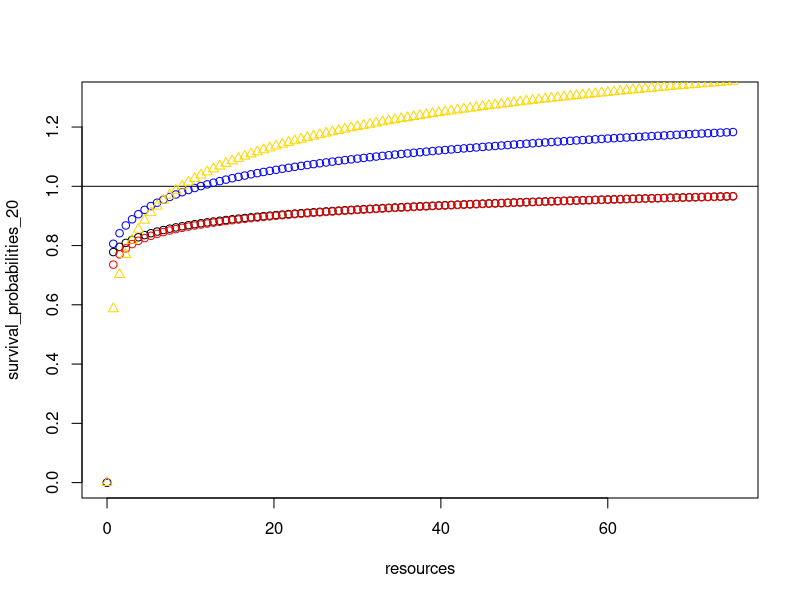
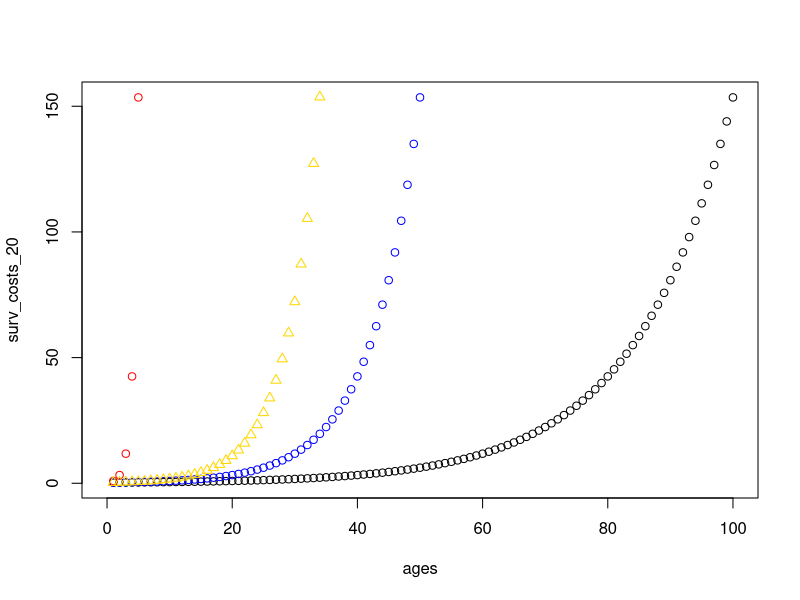
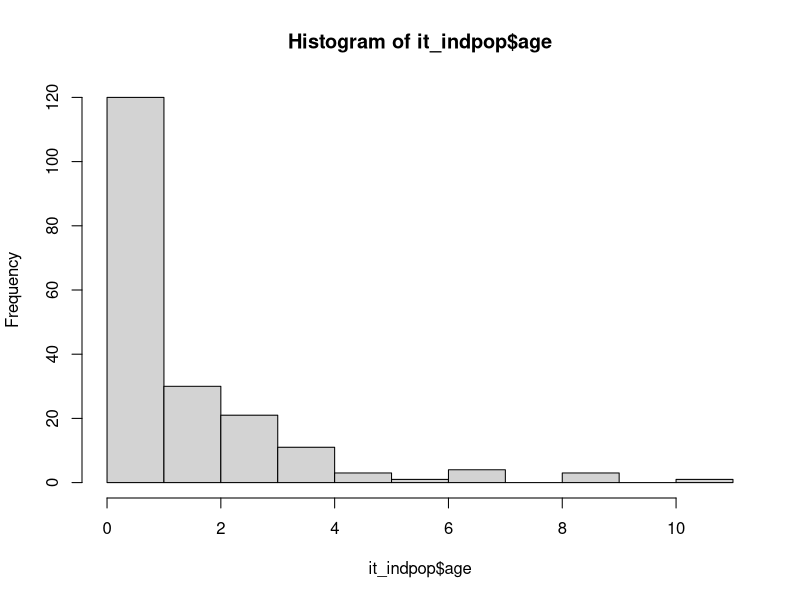

These figures' R source, in order:
## ---- chunk 1
knitr::opts_chunk$set(echo = TRUE)
Sys.setlocale("LC_TIME", "C")
#install.packages("tidyverse")
library(tidyverse)
## ---- chunk 2
#life cycle variability database
lcv_pop <- data.frame(lng_var=NA,lro_var=NA,age_repro_i_var=NA,ibi_var=NA)
#check data frame
head(lcv_pop)

#individual final outcome database
final_indpop <- data.frame(id=1:1000,age=rep(NA,length.out=1000),prod_n=rep(NA,length.out=1000),prod=rep(NA,length.out=1000),cons=rep(NA,length.out=1000),lro=rep(NA,length.out=1000),afr=rep(NA,length.out=1000),alr=rep(NA,length.out=1000),av_ibi=rep(NA,length.out=1000))
#check data frame
head(final_indpop)

#individual multiple iterations
it_indpop_mult <- data.frame(id=1:1000,surv_1=rep(NA,length.out=1000),prod_1=rep(0,length.out=1000),cons_1=rep(NA,length.out=1000),repro_1=rep(0,length.out=1000))

#individual one iteration database
it_indpop <- data.frame(id=1:1000,surv=rep(NA,length.out=1000),age=rep(0,length.out=1000),prod_o=rep(NA,length.out=1000),prod_a=rep(1,length.out=1000),cons=rep(NA,length.out=1000),repro=rep(NA,length.out=1000))
## ---- chunk 3
####values are made up for now

#survival
#probability of surviving
surv_p <- 0.75
#cost of surviving
surv_c <- 0.25
#age-specific cost of surviving
surv_c_age <- c(surv_c,surv_c*exp(exp(surv_c)/20*c(1:100))) 

#reproduction
#probability
repro_p <- 0.5
#cost of reproduction
repro_c <- 0.25
#age-specific cost of reproduction
repro_c_age <- c(repro_c,repro_c*exp(exp(repro_c)/20*c(1:100)))
#number of descendants per reproduction
repro_n <- 1

#production
#probability
prod_p <- 0.5
#amount of resources produced
prod_n <- 1

#consumption
#amount of resources consumed
cons <- 0.25
## ---- chunk 4
#survival
survive <- function(it_indpop){
  if(it_indpop$prod_a[i] >= surv_c_age[it_indpop$age[i]+1] & runif(1,min=0,max=1)<(surv_p+log(it_indpop$prod_a[i]+1)/20)){
  it_indpop$surv[i] <- 1
  }
  else{
  it_indpop$surv[i] <- 0
  }
  return(it_indpop$surv)
}

#Pablo:
#I think a solution for the "weighting" problem is to make the survival depend on having the resources or not, so if you don't have the resources you definitely die, and if you have them you go through the random option of surviving or not.
# From Dieter: I think this goes back to the discussion in the TICEL meeting, about the function that links inputs to outputs. To me, for survival, there are two steps: first, assign an individual specific level of survival depending on the resources. So there is a function that links resources to a probability. Maybe the easiest is something similar to what you have: when resources are below a critical threshold, individuals will definitely die; if resources reach that threshold, there is a baseline survival probability; if individuals have more resources, their survival probability increases. That increase probably follows a logarithmic function, with additional resources leading to smaller increases. The second step is that we draw a random number for this individual between 0 and 1 (runif(1,min=0,max=1)) and see whether that number is smaller than the probability to survive. Here is such a suggestion. I am dividing the log benefit by 20 to bring it onto the relevant scale - so if the baseline survival is 0.75, and individual with 100 resources will now have a survival of 0.75 + log(100)/20 = 0.75 + 0.23 = 0.98. With this example, most individuals survive, so if you use this variant without changing anything else, the population will explode.
#Pablo: I changed the survival function to what you suggest and I think it clearly nails the discussion in the TICEL meeting. I have two questions: 1) why is it necessary to divide by 20 to bring it onto the relevant scale? and 

# From Dieter:
# It might be useful to plot the functions to get an idea of how it influences the baseline probability. For example, should the baseline be the average or should it be the starting point? Should there be a steep incline or just a small change? Should the change be abrupt or gradual across the whole range? It also matters how you measure resources (are they measured in units of 1 or smaller units, what could the maximum be etc.) Here are four options that illustrate these differences based on what you set above that the production of resources is ~0.5 - so small steps and going up to a maximum of 10 resources (40 steps of production with baseline production (0.5) + consumption (0.25) - 40*0.25=10). I think you will probably decide the shape depending on the references you wanted to use? 

#Pablo:
#If I understand correctly, dividing by 20 is to make the survival probability have values below one, right? I updated the code below then so the baseline production is 1 (0.5 is the probability of producing one resource), the resources vector would have a maximum of 75 resources (100 steps of production with baseline production (1) + consumption (0.25), 100*0.75=75), and I divide by 20, 20_neg, 10, and the dive6.

# 
resources<-seq(from=0,to=75,length.out=101)
survival_probabilities_20<-rep(0,101)
for (i in 1:length(resources)){
if(resources[i]<surv_c){survival_probabilities_20[i]<-0}else{survival_probabilities_20[i]<-surv_p+log(resources[i]+1)/20}
}

survival_probabilities_20_neg<-rep(0,101)
for (i in 1:length(resources)){
if(resources[i]<surv_c){survival_probabilities_20_neg[i]<-0}else{survival_probabilities_20_neg[i]<-surv_p+log(resources[i])/20}
}

survival_probabilities_10<-rep(0,101)
for (i in 1:length(resources)){
if(resources[i]<surv_c){survival_probabilities_10[i]<-0}else{survival_probabilities_10[i]<-surv_p+log(resources[i]+1)/10}
}

survival_probabilities_div6<-rep(0,101)
for (i in 1:length(resources)){
if(resources[i]<surv_c){survival_probabilities_div6[i]<-0}else{survival_probabilities_div6[i]<-surv_p+(log(resources[i]/2)/6) }
}

plot(survival_probabilities_20~resources,xlim=c(0,75),ylim=c(0,1.3))
abline(h=1)
points(survival_probabilities_20_neg~resources,col="red")
points(survival_probabilities_10~resources,col="blue")
points(survival_probabilities_div6~resources,col="gold",pch=2)


# From Pablo: 2) I tried to solve the issue of population explosion, by exponentiating the survival costs with age, and the same with reproductive costs, so it would be more costly to survive/reproduce when you get older. However, this made crush the population in 2-3 iterations because the costs of survival/reproduction were too high when exponentiating. Do you think it is because the values are too high or am I missing something else? 

# From Dieter: Yes, exponentiating quickly leads to massive changes - e.g. if you start with survival of 0.75, the chance to survive to age 4 is 5%: 0.75*(0.75*0.75)*(0.75*0.75*0.75)*(0.75*0.75*0.75*0.75)

#Pablo: I am trying to plot the survival cost function, so that it increases with age. I think the one dividing by 20 should be smooth enough.

#survival cost only exp
#age
ages<-1:100
#surv cost at age 0
a <- 0.25 
#constant exponential growth
r <- exp(surv_c)
#survival costs for ages
surv_costs <- a*exp(r*ages)

#survival cost dividing by 20
#age
ages<-1:100
#surv cost at age 0
a <- 0.25 
#constant exponential growth
r_20 <- exp(surv_c)/20
#survival costs for ages
surv_costs_20 <- a*exp(r_20*ages)

#survival cost dividing by 10
#age
ages<-1:100
#surv cost at age 0
a <- 0.25 
#constant exponential growth
r_10 <- exp(surv_c)/10
#survival costs for ages
surv_costs_10 <- a*exp(r_10*ages)

#survival cost dividing by div6
#age
ages<-1:100
#surv cost at age 0
a <- 0.25 
#constant exponential growth
r_div6 <- exp(surv_c/2)/6
#survival costs for ages
surv_costs_div6 <- a*exp(r_div6*ages)

plot(surv_costs_20~ages,xlim=c(0,100))
points(surv_costs_10~ages,col="blue")
points(surv_costs~ages,col="red")
points(surv_costs_div6~ages,col="gold",pch=2)

####

#age
age <- function(it_indpop){
  it_indpop$age[i] <- it_indpop$age[i]+it_indpop$surv[i]
  return(it_indpop$age)
}

#discount survival costs
survive_c <- function(it_indpop) {
    it_indpop$prod_a[i] <- it_indpop$prod_a[i]-surv_c_age[it_indpop$age[i]+1]
    return(it_indpop$prod_a)
  }
## ---- chunk 5
#production
produce <- function(it_indpop){
  it_indpop$prod_o[i] <- rbinom(1,1,prod_p)
  return(it_indpop$prod_o)
}

#adding resources produced
produce_a <- function(it_indpop) {
  it_indpop$prod_a[i] <- it_indpop$prod_a[i]+it_indpop$prod_o[i]*prod_n
  return(it_indpop$prod_a)
}

#consumption
consume <- function(it_indpop) {
  it_indpop$cons[i] <- cons
  it_indpop$prod_a[i] <- it_indpop$prod_a[i]-cons
  return(it_indpop)
}

#Dieter:
# For both though, i wonder whether you need to plan the functions more flexibly. If I understand it correctly, the production probability can change according to the stage the individual is in. So I think that this should be part of the function definition:

# produce <- function(ind,production_probability){
#  ind$prod<-rbinom(nrow(ind),1,production_probability)
#  return(ind)
# }

# The function can than be used as:
# produce(pop,prod_p)
# Where the prod_p can be adjusted according to the stage of the individuals. Though I assume if you end up having a population where individuals are in different stages, you presumably want to make this a two-step process:

# produce <- function(ind){
#  ind$proc_b<-ifelse(ind$age<6,proc_b_infant,ifelse(ind$age<15,proc_b_juvenile,0))  # I think there is some way to set this up better
#  ind$prod<-rbinom(nrow(ind),1,ind$proc_b)
#  return(ind)
# }

#Pablo:
#I think the last option sounds like the best. However, I thought the stage-specific probabilities were set as auxiliary variables, which is why I was not considering them in the function definitions. Is this a good way to do it? Do you think is necessary to solve it for this model, where individuals don't transition to another life cycle stage, or can it be dealt in the next one where individuals have two stages?

# Dieter:
# Yes, I think for now this works. I was already thinking ahead. You could have an additional setup where there are functions that adjust the probabilities accordingly. The way you have setup it up currently though, where functions are simultaneously applied to all individuals in a vector, makes me think that the second approach I am describing will be necessary. This is because not all individuals will transition at the same time, so there will be a mix of individuals in the data frame and the function needs to consider for each individual separately which stage it is in. Or are you assuming that when individuals transition they move to a new data frame, being killed from the dataframe for stage 1 and being added to the dataframe for stage 2?

#Pablo:
#I am thinking on what you said first, not the last part of individuals moving to a new data frame. Therefore, the functions will have to consider the stage of the individual to act differently. Also, stage-specific auxiliary variables (e.g. survival costs, amount of resources produced).

## ---- chunk 6
#reproduction probability
reproduce <- function(it_indpop){
  if(it_indpop$prod_a[i] >= repro_c_age[it_indpop$age[i]+1] & runif(1,min=0,max=1)<(repro_p+log(it_indpop$prod_a[i]+1)/20)) {
  it_indpop$repro[i] <- 1
  }else{
  it_indpop$repro[i] <- 0
  }
  return(it_indpop$repro)
}

#reproductive costs
reproduce_c <- function(it_indpop) {
  if(it_indpop$repro[i] == 1){
    it_indpop$prod_a[i] <- it_indpop$prod_a[i]-repro_c_age[it_indpop$age[i]+1]
  }else{
    it_indpop$prod_a[i] <- it_indpop$prod_a[i]
  }
    return(it_indpop$prod_a)
}

#adding the newborn
#new_ind <- function(it_indpop){
#  it_indpop <- rbind(it_indpop,data.frame(id=(max(it_indpop$id)+1):((max(it_indpop$id)+1)+sum(it_indpop[which(it_indpop$repro==1),"repro"])),surv=rep(NA,length.out=sum(it_indpop[which(it_indpop$repro==1),"repro"])),age=rep(0,length.out=sum(it_indpop[which(it_indpop$repro==1),"repro"])),prod_o=rep(NA,length.out=sum(it_indpop[which(it_indpop$repro==1),"repro"])),prod_a=rep(1,length.out=sum(it_indpop[which(it_indpop$repro==1),"repro"])),cons=rep(NA,length.out=sum(it_indpop[which(it_indpop$repro==1),"repro"])),repro=rep(NA,length.out=sum(it_indpop[which(it_indpop$repro==1),"repro"]))))
#  return(it_indpop)
#}

#this one did not work out well so I put it directly on the code for one iteration.
## ---- chunk 7
#create population
it_indpop <- data.frame(id=1:1000,surv=rep(NA,length.out=1000),age=rep(0,length.out=1000),prod_o=rep(NA,length.out=1000),prod_a=rep(1,length.out=1000),cons=rep(NA,length.out=1000),repro=rep(NA,length.out=1000))
#create iteration record
it_data <- data.frame(id=1:1000)

#I tried like a set up function instead of writing the whole data frame, but it messed up the id because it was giving everybody an id of 1000 instead of a number between 1 and 1000.

#run one iteration for all the population
#calculate the survival outcome
for (i in 1:nrow(it_indpop)){
  #survival
  it_indpop$surv <- survive(it_indpop)
}
#record survival outcome
surv_data <- it_indpop[,c("id","surv")]
#remove individuals that died
it_indpop <- it_indpop[-which(it_indpop$surv==0),]
#calculate age, survival cost, production, consumption, and reproductive outcome
for (i in 1:nrow(it_indpop)){
  #age
  it_indpop$age <- age(it_indpop)
  #survival cost
  it_indpop$prod_a <- survive_c(it_indpop)
  #production outcome
  it_indpop$prod_o <- produce(it_indpop)
  #production amount
  it_indpop$prod_a <- produce_a(it_indpop)
  #consumption
  it_indpop <- consume(it_indpop)
  #reproduction probability
  it_indpop$repro <- reproduce(it_indpop)
  #reproductive cost
  it_indpop$prod_a <- reproduce_c(it_indpop)
}
#record production outcome and resources available
resource_data <- it_indpop[,c("id","prod_o","prod_a")]
#record reproduction
repro_data <- it_indpop[,c("id","repro")]
#add newborns
#dataframe with newborns
new_it_indpop <- data.frame(id=(max(it_indpop$id)+1):(max(it_indpop$id)+sum(it_indpop[which(it_indpop$repro==1),"repro"])),surv=rep(NA,length.out=sum(it_indpop[which(it_indpop$repro==1),"repro"])),age=rep(0,length.out=sum(it_indpop[which(it_indpop$repro==1),"repro"])),prod_o=rep(NA,length.out=sum(it_indpop[which(it_indpop$repro==1),"repro"])),prod_a=rep(1,length.out=sum(it_indpop[which(it_indpop$repro==1),"repro"])),cons=rep(NA,length.out=sum(it_indpop[which(it_indpop$repro==1),"repro"])),repro=rep(NA,length.out=sum(it_indpop[which(it_indpop$repro==1),"repro"])))
#combine original population with newborns
it_indpop <- rbind(it_indpop,new_it_indpop)
#merge iteration records
it_data <- reduce(list(it_data,surv_data,repro_data,resource_data),full_join,by="id",suffix=c("1","1"))

#check the population by the end of the iteration
head(it_indpop)
## ---- chunk 8
#create population
it_indpop <- data.frame(id=1:1000,surv=rep(NA,length.out=1000),age=rep(0,length.out=1000),prod_o=rep(NA,length.out=1000),prod_a=rep(1,length.out=1000),cons=rep(NA,length.out=1000),repro=rep(NA,length.out=1000))
#create iteration record
it_data <- data.frame(id=1:1000)

#run 100 iterations
for (b in 1:100){
for (i in 1:nrow(it_indpop)){
  #survival
  it_indpop$surv <- survive(it_indpop)
}
#record survival outcome
surv_data <- it_indpop[,c("id","surv")]
#remove individuals that died
it_indpop <- it_indpop[-which(it_indpop$surv==0),]
#calculate age, survival cost, production, consumption, and reproductive outcome
for (i in 1:nrow(it_indpop)){
  #age
  it_indpop$age <- age(it_indpop)
  #survival cost
  it_indpop$prod_a <- survive_c(it_indpop)
  #production outcome
  it_indpop$prod_o <- produce(it_indpop)
  #production amount
  it_indpop$prod_a <- produce_a(it_indpop)
  #consumption
  it_indpop <- consume(it_indpop)
  #reproduction probability
  it_indpop$repro <- reproduce(it_indpop)
  #reproductive cost
  it_indpop$prod_a <- reproduce_c(it_indpop)
}
#record production outcome and resources available
resource_data <- it_indpop[,c("id","prod_o","prod_a")]
#record reproduction
repro_data <- it_indpop[,c("id","repro")]
#add newborns
#dataframe with newborns
new_it_indpop <- data.frame(id=(max(it_indpop$id)+1):(max(it_indpop$id)+sum(it_indpop[which(it_indpop$repro==1),"repro"])),surv=rep(NA,length.out=sum(it_indpop[which(it_indpop$repro==1),"repro"])),age=rep(0,length.out=sum(it_indpop[which(it_indpop$repro==1),"repro"])),prod_o=rep(NA,length.out=sum(it_indpop[which(it_indpop$repro==1),"repro"])),prod_a=rep(1,length.out=sum(it_indpop[which(it_indpop$repro==1),"repro"])),cons=rep(NA,length.out=sum(it_indpop[which(it_indpop$repro==1),"repro"])),repro=rep(NA,length.out=sum(it_indpop[which(it_indpop$repro==1),"repro"])))
#combine original population with newborns
it_indpop <- rbind(it_indpop,new_it_indpop)
#merge iteration records
it_data <- reduce(list(it_data,surv_data,repro_data,resource_data),full_join,by="id",suffix=as.character(c(b-1,b)))
}

#check the population by the end of the iterations
head(it_indpop)

#check the age distribution by the end of the iterations
hist(it_indpop$age)
## ---- chunk 9
#id
id_mult <- function(it_indpop_mult){
  it_indpop_mult$id[i] <- it_indpop$id[i]
  return(it_indpop_mult$id)
}

#survival
surv_mult <- function(it_indpop_mult){
  it_indpop_mult$surv_1[i] <- it_indpop$id[i]
  return(it_indpop_mult$id)
}

#total amount of successulf outcomes in production
produce_final_o <- function(final_indpop){
  final_indpop$prod_n[i] <- final_indpop$prod_n[i]+it_indpop$prod_o[i]
  return(final_indpop$prod_n)
}

#total amount of resources produced
produce_final_a <- function(final_indpop){
  final_indpop$prod[i] <- final_indpop$prod[i]+it_indpop$prod_a[i]
  return(final_indpop$prod)
}

#lifetime reproductive output
lro <- function(final_indpop){
  final_indpop$lro[i] <- final_indpop$lro[i]+it_indpop$repro[i]
  return(final_indpop$lro)
}

#age at ith reproduction
#age_repro_i <- function(final_indpop){
 # if(it_indpop$repro[i]==1){
  #final_indpop$age_repro_i[i] <- it_indpop$age[i]

  #}
#}

#Not sure how to make a new column with the age at subsequent reproductive events.

#average interbirth interval
#avg_ibi <- function(final_indpop){
  #final_indpop$ibi[i] <- (final_indpop$age_repro_i[i]-final_indpop$age_repro_i[i])/final_indpop$lro
  #return(final_indpop$ibi)
#}

#It should work depending on how the final_indpop$age_repro_i[i] can refer to the age at last and first reproduction.
